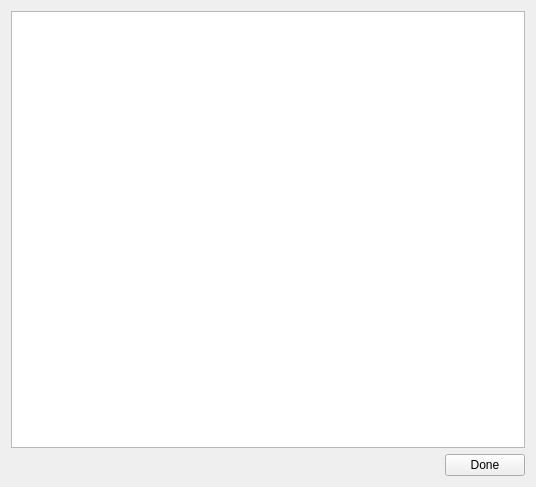
<?xml version="1.0" encoding="UTF-8"?>
<ui version="4.0">
 <class>A2DPTest</class>
 <widget class="QWidget" name="A2DPTest">
  <property name="geometry">
   <rect>
    <x>0</x>
    <y>0</y>
    <width>536</width>
    <height>487</height>
   </rect>
  </property>
  <property name="windowTitle">
   <string>Form</string>
  </property>
  <layout class="QHBoxLayout" name="horizontalLayout">
   <item>
    <layout class="QVBoxLayout" name="verticalLayout">
     <item>
      <widget class="QTreeView" name="treeView">
       <property name="alternatingRowColors">
        <bool>true</bool>
       </property>
       <property name="headerHidden">
        <bool>false</bool>
       </property>
       <attribute name="headerVisible">
        <bool>true</bool>
       </attribute>
       <attribute name="headerCascadingSectionResizes">
        <bool>true</bool>
       </attribute>
       <attribute name="headerHighlightSections">
        <bool>true</bool>
       </attribute>
      </widget>
     </item>
     <item>
      <layout class="QHBoxLayout" name="horizontalLayout_6">
       <item>
        <widget class="QPushButton" name="bt_play">
         <property name="text">
          <string/>
         </property>
         <property name="icon">
          <iconset resource="../bt_demo.qrc">
           <normaloff>:/images/media-playback-start.png</normaloff>:/images/media-playback-start.png</iconset>
         </property>
         <property name="iconSize">
          <size>
           <width>32</width>
           <height>32</height>
          </size>
         </property>
         <property name="flat">
          <bool>true</bool>
         </property>
        </widget>
       </item>
       <item>
        <widget class="QPushButton" name="bt_stop">
         <property name="text">
          <string/>
         </property>
         <property name="icon">
          <iconset resource="../bt_demo.qrc">
           <normaloff>:/images/media-playback-stop.png</normaloff>:/images/media-playback-stop.png</iconset>
         </property>
         <property name="iconSize">
          <size>
           <width>32</width>
           <height>32</height>
          </size>
         </property>
         <property name="flat">
          <bool>true</bool>
         </property>
        </widget>
       </item>
       <item>
        <spacer name="horizontalSpacer_2">
         <property name="orientation">
          <enum>Qt::Horizontal</enum>
         </property>
         <property name="sizeHint" stdset="0">
          <size>
           <width>40</width>
           <height>20</height>
          </size>
         </property>
        </spacer>
       </item>
       <item>
        <widget class="QPushButton" name="bt_a2dp_done">
         <property name="text">
          <string>Done</string>
         </property>
        </widget>
       </item>
      </layout>
     </item>
    </layout>
   </item>
  </layout>
 </widget>
 <resources>
  <include location="../bt_demo.qrc"/>
 </resources>
 <connections>
  <connection>
   <sender>bt_stop</sender>
   <signal>clicked()</signal>
   <receiver>A2DPTest</receiver>
   <slot>stop()</slot>
   <hints>
    <hint type="sourcelabel">
     <x>323</x>
     <y>387</y>
    </hint>
    <hint type="destinationlabel">
     <x>529</x>
     <y>401</y>
    </hint>
   </hints>
  </connection>
  <connection>
   <sender>bt_play</sender>
   <signal>clicked()</signal>
   <receiver>A2DPTest</receiver>
   <slot>play()</slot>
   <hints>
    <hint type="sourcelabel">
     <x>260</x>
     <y>386</y>
    </hint>
    <hint type="destinationlabel">
     <x>2</x>
     <y>415</y>
    </hint>
   </hints>
  </connection>
  <connection>
   <sender>bt_a2dp_done</sender>
   <signal>clicked()</signal>
   <receiver>A2DPTest</receiver>
   <slot>done()</slot>
   <hints>
    <hint type="sourcelabel">
     <x>141</x>
     <y>461</y>
    </hint>
    <hint type="destinationlabel">
     <x>5</x>
     <y>462</y>
    </hint>
   </hints>
  </connection>
 </connections>
 <slots>
  <slot>stop()</slot>
  <slot>pause()</slot>
  <slot>play()</slot>
  <slot>done()</slot>
 </slots>
</ui>
